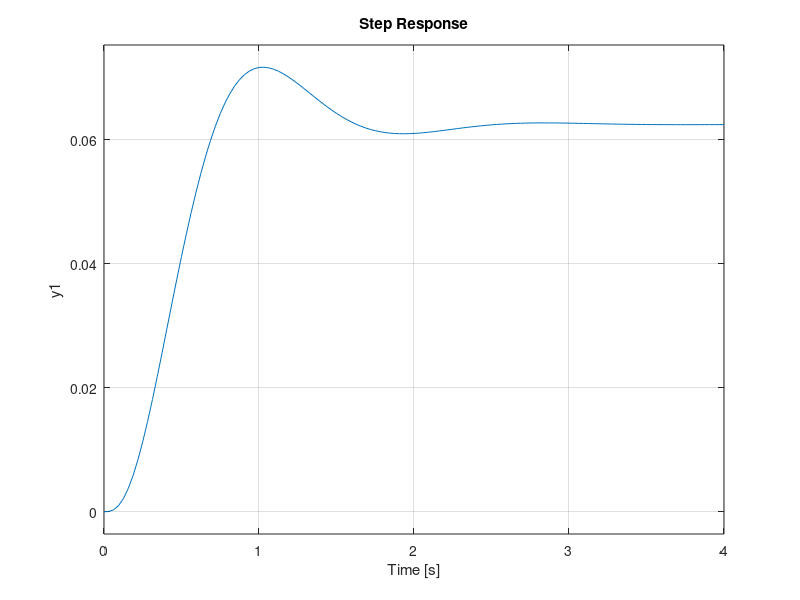

This figure's MATLAB source:
%PENGUJIAN SISTEM HASIL TUNING
%code by : Alim Satria

A = [0 1 0; 0 0 1; -6 -11 -6];
B = [0; 0; 10];
C = [1 0 0];
D = [0];

P = [(-2-2*(sqrt(3)*i));(-2+2*(sqrt(3)*i));-10];

K = acker(A,B,P)

Af = A-B*K;
T_MOD=ss(Af ,B,C,D);

step(T_MOD);